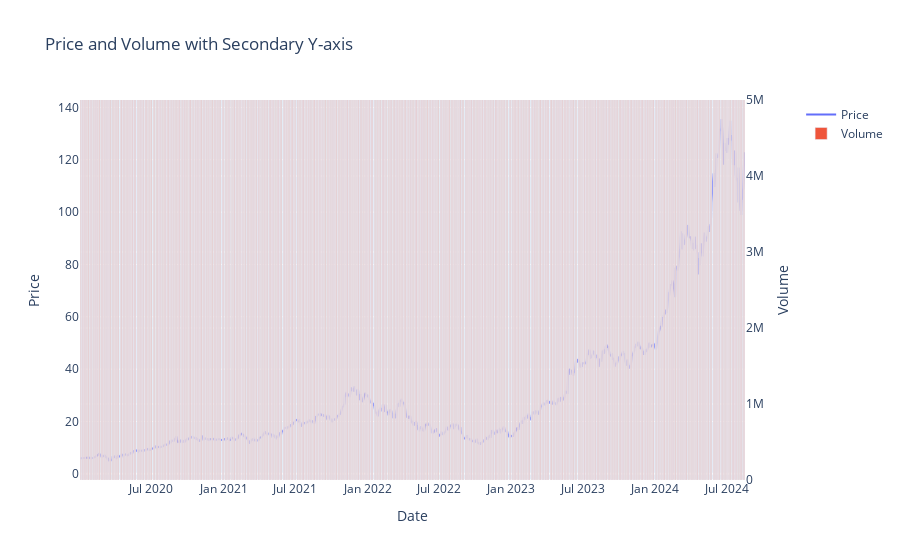

The cell this chart's notebook holds for it:
### Code cell
fig2.update_yaxes(range=[0,5000000],secondary_y = True)
fig2.update_yaxes(visible=True, secondary_y = True)
fig2

### Figure 1 — Plotly figure (JSON) as saved in the notebook; plotly's stock layout.template omitted (floating-point values rounded to 4 significant figures; data arrays with more than 128 entries replaced by an {"elided": "..."} marker saying what was removed)
{"data": [{"name": "Price", "type": "scatter", "x": {"elided": "1163 str values"}, "xaxis": "x", "y": {"elided": "1163 float values"}, "yaxis": "y"}, {"name": "Volume", "type": "bar", "x": {"elided": "1163 str values"}, "xaxis": "x", "y": {"elided": "1163 int values"}, "yaxis": "y2"}], "layout": {"autosize": true, "title": {"text": "Price and Volume with Secondary Y-axis"}, "xaxis": {"anchor": "y", "autorange": true, "domain": [0, 0.94], "range": ["2020-01-01 12:00", "2024-08-15 12:00"], "title": {"text": "Date"}, "type": "date"}, "yaxis": {"anchor": "x", "autorange": true, "domain": [0, 1], "range": [-2.349, 142.8], "title": {"text": "Price"}, "type": "linear"}, "yaxis2": {"anchor": "x", "overlaying": "y", "range": [0, 5000000], "side": "right", "title": {"text": "Volume"}, "type": "linear", "visible": true}}}
